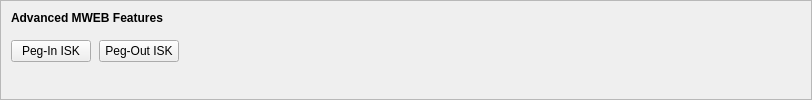
    <widget class="QFrame" name="frameMWEBFeatures">
     <property name="sizePolicy">
      <sizepolicy hsizetype="Expanding" vsizetype="Expanding">
       <horstretch>0</horstretch>
       <verstretch>0</verstretch>
      </sizepolicy>
     </property>
     <property name="maximumSize">
      <size>
       <width>16777215</width>
       <height>16777215</height>
      </size>
     </property>
     <property name="frameShape">
      <enum>QFrame::StyledPanel</enum>
     </property>
     <property name="frameShadow">
      <enum>QFrame::Sunken</enum>
     </property>
     <layout class="QVBoxLayout" name="verticalLayoutMWEBFeatures2">
      <property name="spacing">
       <number>0</number>
      </property>
      <property name="leftMargin">
       <number>0</number>
      </property>
      <property name="topMargin">
       <number>0</number>
      </property>
      <property name="rightMargin">
       <number>0</number>
      </property>
      <property name="bottomMargin">
       <number>6</number>
      </property>
      <item>
       <layout class="QVBoxLayout" name="verticalLayoutMWEBFeatures" stretch="0,0,1">
        <property name="spacing">
         <number>0</number>
        </property>
        <property name="leftMargin">
         <number>10</number>
        </property>
        <property name="topMargin">
         <number>10</number>
        </property>
        <item>
         <layout class="QHBoxLayout" name="horizontalLayoutMWEBFeatures1">
          <property name="bottomMargin">
           <number>15</number>
          </property>
          <item>
           <widget class="QLabel" name="labelMWEBFeatures">
            <property name="sizePolicy">
             <sizepolicy hsizetype="Preferred" vsizetype="Maximum">
              <horstretch>0</horstretch>
              <verstretch>0</verstretch>
             </sizepolicy>
            </property>
            <property name="font">
             <font>
              <weight>75</weight>
              <bold>true</bold>
             </font>
            </property>
            <property name="styleSheet">
             <string notr="true">font-weight:bold;</string>
            </property>
            <property name="text">
             <string>Advanced MWEB Features</string>
            </property>
           </widget>
          </item>
         </layout>
        </item>
        <item>
         <layout class="QHBoxLayout" name="horizontalLayoutMWEBFeatures2" stretch="0,0,0">
          <property name="spacing">
           <number>8</number>
          </property>
          <property name="bottomMargin">
           <number>10</number>
          </property>
          <item>
           <widget class="QPushButton" name="pushButtonMWEBPegIn">
            <property name="styleSheet">
             <string notr="true"/>
            </property>
            <property name="text">
             <string>Peg-In ISK</string>
            </property>
            <property name="checkable">
             <bool>true</bool>
            </property>
            <property name="autoDefault">
             <bool>false</bool>
            </property>
           </widget>
          </item>
          <item>
           <widget class="QPushButton" name="pushButtonMWEBPegOut">
            <property name="styleSheet">
             <string notr="true"/>
            </property>
            <property name="text">
             <string>Peg-Out ISK</string>
            </property>
            <property name="checkable">
             <bool>true</bool>
            </property>
            <property name="autoDefault">
             <bool>false</bool>
            </property>
           </widget>
          </item>
          <item>
           <spacer name="horizontalSpacerMWEBFeatures">
            <property name="orientation">
             <enum>Qt::Horizontal</enum>
            </property>
            <property name="sizeHint" stdset="0">
             <size>
              <width>40</width>
              <height>1</height>
             </size>
            </property>
           </spacer>
          </item>
         </layout>
        </item>
        <item>
         <spacer name="verticalSpacerMWEBFeatures">
          <property name="orientation">
           <enum>Qt::Vertical</enum>
          </property>
          <property name="sizeHint" stdset="0">
           <size>
            <width>800</width>
            <height>1</height>
           </size>
          </property>
         </spacer>
        </item>
       </layout>
      </item>
     </layout>
    </widget>
